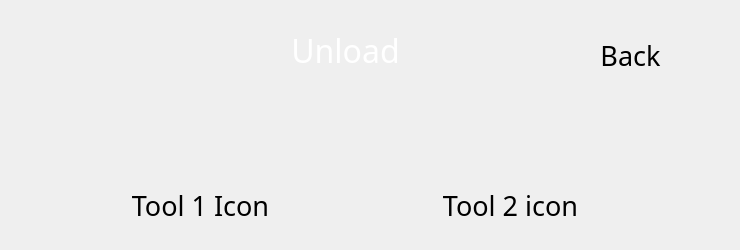
  <widget class="QWidget" name="unload_tool_page">
   <widget class="QLabel" name="unload_tool_title_label">
    <property name="geometry">
     <rect>
      <x>210</x>
      <y>20</y>
      <width>271</width>
      <height>61</height>
     </rect>
    </property>
    <property name="font">
     <font>
      <family>Momcake</family>
      <pointsize>24</pointsize>
     </font>
    </property>
    <property name="styleSheet">
     <string notr="true">background: transparent; color: white;</string>
    </property>
    <property name="text">
     <string>Unload</string>
    </property>
    <property name="alignment">
     <set>Qt::AlignCenter</set>
    </property>
    <property name="class" stdset="0">
     <string>title_text</string>
    </property>
   </widget>
   <widget class="CustomQPushButton" name="unload_tool_2_icon_btn">
    <property name="geometry">
     <rect>
      <x>360</x>
      <y>170</y>
      <width>301</width>
      <height>71</height>
     </rect>
    </property>
    <property name="minimumSize">
     <size>
      <width>10</width>
      <height>10</height>
     </size>
    </property>
    <property name="font">
     <font>
      <family>Momcake</family>
      <pointsize>20</pointsize>
      <italic>false</italic>
      <stylestrategy>PreferAntialias</stylestrategy>
     </font>
    </property>
    <property name="mouseTracking">
     <bool>false</bool>
    </property>
    <property name="tabletTracking">
     <bool>true</bool>
    </property>
    <property name="contextMenuPolicy">
     <enum>Qt::NoContextMenu</enum>
    </property>
    <property name="layoutDirection">
     <enum>Qt::LeftToRight</enum>
    </property>
    <property name="styleSheet">
     <string notr="true"/>
    </property>
    <property name="text">
     <string>Tool 2 icon</string>
    </property>
    <property name="autoDefault">
     <bool>false</bool>
    </property>
    <property name="flat">
     <bool>true</bool>
    </property>
    <property name="class" stdset="0">
     <string>menu_btn</string>
    </property>
    <property name="borderLeftPixmap" stdset="0">
     <pixmap resource="resources/button_resources.qrc">:/button_borders/media/buttons/btn_part1.svg</pixmap>
    </property>
    <property name="borderCenterPixmap" stdset="0">
     <pixmap resource="resources/button_resources.qrc">:/button_borders/media/buttons/btn_part2.svg</pixmap>
    </property>
    <property name="borderRightPixmap" stdset="0">
     <pixmap resource="resources/button_resources.qrc">:/button_borders/media/buttons/btn_part3.svg</pixmap>
    </property>
   </widget>
   <widget class="CustomQPushButton" name="unload_tool_1_icon_btn">
    <property name="geometry">
     <rect>
      <x>50</x>
      <y>170</y>
      <width>301</width>
      <height>71</height>
     </rect>
    </property>
    <property name="minimumSize">
     <size>
      <width>10</width>
      <height>10</height>
     </size>
    </property>
    <property name="font">
     <font>
      <family>Momcake</family>
      <pointsize>20</pointsize>
      <italic>false</italic>
      <stylestrategy>PreferAntialias</stylestrategy>
     </font>
    </property>
    <property name="mouseTracking">
     <bool>false</bool>
    </property>
    <property name="tabletTracking">
     <bool>true</bool>
    </property>
    <property name="contextMenuPolicy">
     <enum>Qt::NoContextMenu</enum>
    </property>
    <property name="layoutDirection">
     <enum>Qt::LeftToRight</enum>
    </property>
    <property name="styleSheet">
     <string notr="true"/>
    </property>
    <property name="text">
     <string>Tool 1 Icon</string>
    </property>
    <property name="autoDefault">
     <bool>false</bool>
    </property>
    <property name="flat">
     <bool>true</bool>
    </property>
    <property name="class" stdset="0">
     <string>menu_btn</string>
    </property>
    <property name="borderLeftPixmap" stdset="0">
     <pixmap resource="resources/button_resources.qrc">:/button_borders/media/buttons/btn_part1.svg</pixmap>
    </property>
    <property name="borderCenterPixmap" stdset="0">
     <pixmap resource="resources/button_resources.qrc">:/button_borders/media/buttons/btn_part2.svg</pixmap>
    </property>
    <property name="borderRightPixmap" stdset="0">
     <pixmap resource="resources/button_resources.qrc">:/button_borders/media/buttons/btn_part3.svg</pixmap>
    </property>
   </widget>
   <widget class="CustomQPushButton" name="unload_back_btn">
    <property name="geometry">
     <rect>
      <x>530</x>
      <y>20</y>
      <width>201</width>
      <height>71</height>
     </rect>
    </property>
    <property name="minimumSize">
     <size>
      <width>10</width>
      <height>10</height>
     </size>
    </property>
    <property name="font">
     <font>
      <family>Momcake</family>
      <pointsize>20</pointsize>
      <italic>false</italic>
      <stylestrategy>PreferAntialias</stylestrategy>
     </font>
    </property>
    <property name="mouseTracking">
     <bool>false</bool>
    </property>
    <property name="tabletTracking">
     <bool>true</bool>
    </property>
    <property name="contextMenuPolicy">
     <enum>Qt::NoContextMenu</enum>
    </property>
    <property name="layoutDirection">
     <enum>Qt::LeftToRight</enum>
    </property>
    <property name="styleSheet">
     <string notr="true"/>
    </property>
    <property name="text">
     <string>Back</string>
    </property>
    <property name="autoDefault">
     <bool>false</bool>
    </property>
    <property name="flat">
     <bool>true</bool>
    </property>
    <property name="class" stdset="0">
     <string>menu_btn</string>
    </property>
    <property name="borderLeftPixmap" stdset="0">
     <pixmap resource="resources/button_resources.qrc">:/button_borders/media/buttons/btn_part1.svg</pixmap>
    </property>
    <property name="borderCenterPixmap" stdset="0">
     <pixmap resource="resources/button_resources.qrc">:/button_borders/media/buttons/btn_part2.svg</pixmap>
    </property>
    <property name="borderRightPixmap" stdset="0">
     <pixmap resource="resources/button_resources.qrc">:/button_borders/media/buttons/btn_part3.svg</pixmap>
    </property>
   </widget>
  </widget>
